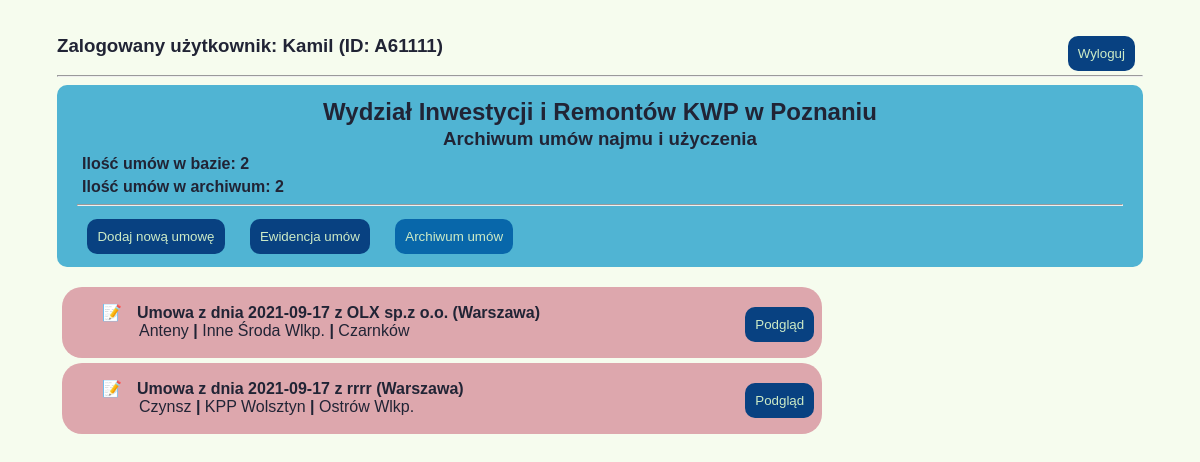
Page /umowy/archiwum/ (signed in) on the committed database.
### umowyapp/models.py (models this page shows)
class Umowy(models.Model):
    data_umowy = models.DateField(null=False)
    nr_umowy = models.CharField(max_length=20, null=True, default="BRAK")
    podstawa_prawna = models.ForeignKey(Podstawa_prawna, on_delete=models.CASCADE, blank=True)
    nazwa_uzyczajacego = models.CharField(max_length=30, null=True)
    adres_uzyczajacego = models.CharField(max_length=30, null=True)
    kod_pocztowy_uzyczajacego = models.CharField(max_length=6, null=True)
    miasto_uzyczajacego = models.CharField(max_length=20, null=True)
    okres_obowiazywania = models.DateField(blank=True, default="")
    typ_umowy = models.ForeignKey(Rodzaj_umowy, on_delete=models.CASCADE)
    pow_uzyczona = models.DecimalField(max_digits=4, decimal_places=2, null=True, blank=True)
    rodzaj_kosztow_prad = models.BooleanField()
    informacje_prad = models.TextField(null=True, default="---Niezbędne informacje---")
    rodzaj_kosztow_gaz = models.BooleanField()
    informacje_gaz = models.TextField(null=True, default="---Niezbędne informacje---")
    rodzaj_kosztow_woda = models.BooleanField()
    informacje_woda = models.TextField(null=True, default="---Niezbędne informacje---")
    rodzaj_kosztow_co = models.BooleanField()
    informacje_co = models.TextField(null=True, default="---Niezbędne informacje---")
    powiaty_jedn = models.ForeignKey(Powiaty_Wlkp, on_delete=models.CASCADE)
    rodzaj_jedn = models.ForeignKey(Rodzaje_jednostek, on_delete=models.CASCADE)
    adres_jedn = models.CharField(max_length=30, null=True)
    miasto_jedn = models.CharField(max_length=20, null=True)
    kod_pocztowy_jedn = models.CharField(max_length=6, null=True)
    skan_umowy = models.FileField(upload_to='umowy_pdf', null=True, blank=True)
    stan_umowy = models.ForeignKey(Stan_umow, on_delete=models.CASCADE, blank=False, default=1)
    uwagi = models.TextField(null=True, blank=True, default="")
    deleted = models.BooleanField(null=False, default=0)
    def __str__(self):
        return self.umowa_z_data()
    def umowa_z_data(self):
        return "Umowa z dnia {} z {} ({})".format(self.data_umowy, self.nazwa_uzyczajacego, self.miasto_uzyczajacego)

class Rodzaj_umowy(models.Model):
    rodz_um = models.CharField(max_length=6, default="Czynsz")
    def __str__(self):
        return self.rodzaj_um()
    def rodzaj_um(self):
        return "{}".format(self.rodz_um)

class Rodzaje_jednostek(models.Model):
    rodzaj = models.CharField(max_length=4, null=False)
    def __str__(self):
        return self.rodzaj_jedn()
    def rodzaj_jedn(self):
        return "{}".format(self.rodzaj)

class Powiaty_Wlkp(models.Model):
    powiat = models.CharField(max_length=12, null=False)
    def __str__(self):
        return self.powiat_jedn()
    def powiat_jedn(self):
        return "{}".format(self.powiat)

### umowyapp/views.py (the view)
# urls.py: path('archiwum/', archiwalne_umowy, name="archiwalne_umowy"),
@login_required
def archiwalne_umowy(request):
    archiwalne = Umowy.objects.filter(deleted=1)
    wszystkie = Umowy.objects.filter(deleted=0)
    return render(request, 'archiwum.html', {'archiwalne': archiwalne, 'wszystkie': wszystkie})

### templates/archiwum.html (shortened to what this page needs)
{%extends 'start.html'%}
{%block strona%}
{% if user.is_authenticated%}
<div  class="element_login">
    <div class="user_name">
        <h3>Zalogowany użytkownik: {{user.first_name}} (ID: {{ user.username}})</h3>
    </div>
    <div class="button-logout">
        <a href="{%url 'logout'%}"><button class="button-general">Wyloguj</button></a>
    </div>
</div>
    {%else%}
        <a href="{%url 'login'%}">Login</a>
    {%endif%}
<hr>
<div class="ewidencja-title">
    <h2 class="title">Wydział Inwestycji i Remontów KWP w Poznaniu</h2>
    <h3 class="title">Archiwum umów najmu i użyczenia</h3>
    <h4 class="info-umowy">Ilość umów w bazie: {{wszystkie|length}}</h4>
    <h4 class="info-umowy">Ilość umów w archiwum: {{archiwalne|length}}</h4>
<hr>
    <nav>
        <a href="{% url 'nowe_umowy'%}"><button class="button-general button-menu">Dodaj nową umowę</button></a>
        <a href="{% url 'wszystkie_umowy'%}"><button class="button-general button-menu">Ewidencja umów</button></a>
        <a href="{% url 'archiwalne_umowy'%}"><button class="button-general button-menu active">Archiwum umów</button></a>
    </nav>
</div>
{%for umowa in archiwalne%}
<main class="lista archiwum">
    <ul class="lista_umow">
        <li class="lista-option">
            <p class="znacznik"><b>{{umowa}} </b></p>
            <p class="info">{{umowa.typ_umowy}} <b>|</b> {{umowa.rodzaj_jedn}} {{umowa.miasto_jedn}} <b>|</b> {{umowa.powiaty_jedn}}</p>
        </li>
    </ul>
    <div>
        <a href="{% url 'podglad_umowy' umowa.id %}"><button class="button-general">Podgląd</button></a>
    </div>
</main>
{%endfor%}
{%endblock%}

### umowyapp/static/style.css (style rules this page uses)
body { color: rgb(33, 36, 53); background-color: hsl(85,67%,96%); padding: 1rem 1%; font-family: arial; margin: auto 45px; }
.user_name { float: left; }
.button-logout { float: right; }
hr { clear: both; }
.ewidencja-title { background-color: hsl(194,60%,57%); padding: 1% 20px; border-radius: 10px; margin: 0 0 20px; }
.title { text-align:center; margin: 2px; }
.info-umowy { margin: 5px; }
nav { width: auto; }
.button-general { display:inline-block; background-color: hsl(212,88%,27%); color: hsl(109,49%,85%); width: auto; margin: 20px 8px auto auto; padding:10px; border-radius: 10px; border-style: none; -webkit-transition: all 1s ease; transition: all 1s ease; }
.button-menu { margin: 5px 1% 2px ; }
.active { background-color: hsl(205,91%,35%); }
.lista { display: flex; border-radius: 20px; border-style: none; background-color: hsl(135,44%,76%); margin: 5px; padding: auto auto; width: 70%; }
.lista_umow { list-style-type:none; flex:1; margin: auto auto 10px; }
.znacznik { margin-bottom: auto; }
.znacznik::before { content: "\1F4DD"; margin-right: 15px; }
.info { margin-left: 37px; margin-top: auto; margin-bottom: 8px; }
.archiwum { background-color: rgb(221, 167, 173); }

### rows in the picture
Umowy: data_umowy+nazwa_uzyczajacego+miasto_uzyczajacego "Umowa z dnia 2021-09-17 z OLX sp.z o.o. (Warszawa)", typ_umowy "Anteny", rodzaj_jedn "Inne", miasto_jedn "Środa Wlkp.", powiaty_jedn "Czarnków"
Umowy: data_umowy+nazwa_uzyczajacego+miasto_uzyczajacego "Umowa z dnia 2021-09-17 z rrrr (Warszawa)", typ_umowy "Czynsz", rodzaj_jedn "KPP", miasto_jedn "Wolsztyn", powiaty_jedn "Ostrów Wlkp."

### other values in the picture
{{ user.first_name }} "Kamil"
{{ user.username }} "A61111"
{{ wszystkie|length }} "2"
{{ archiwalne|length }} "2"
